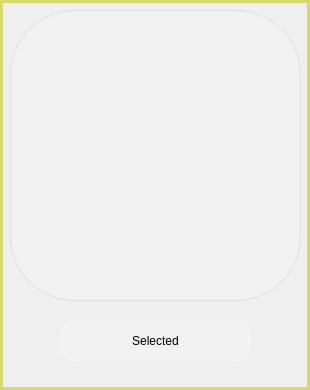
<?xml version="1.0" encoding="UTF-8"?>
<ui version="4.0">
 <class>richPeople</class>
 <widget class="QFrame" name="richPeople">
  <property name="geometry">
   <rect>
    <x>0</x>
    <y>0</y>
    <width>310</width>
    <height>390</height>
   </rect>
  </property>
  <property name="windowTitle">
   <string>Frame</string>
  </property>
  <property name="styleSheet">
   <string notr="true">#richPeople{
background-image: url(:/images/rule_background.png);
border:3px solid rgb(216, 216, 107)
}</string>
  </property>
  <property name="frameShape">
   <enum>QFrame::StyledPanel</enum>
  </property>
  <property name="frameShadow">
   <enum>QFrame::Raised</enum>
  </property>
  <widget class="QToolButton" name="toolButton">
   <property name="geometry">
    <rect>
     <x>60</x>
     <y>320</y>
     <width>191</width>
     <height>41</height>
    </rect>
   </property>
   <property name="styleSheet">
    <string notr="true">border-radius:15px;
background-color: rgba(255, 255, 254, 50);
font: italic 16pt &quot;Elephant&quot;;</string>
   </property>
   <property name="text">
    <string>Selected</string>
   </property>
  </widget>
  <widget class="QToolButton" name="rich">
   <property name="geometry">
    <rect>
     <x>10</x>
     <y>10</y>
     <width>291</width>
     <height>291</height>
    </rect>
   </property>
   <property name="styleSheet">
    <string notr="true">background-color: rgba(255, 255, 254, 30);
border-radius:65px;
border:1px solid rgb(223, 223, 223)</string>
   </property>
   <property name="text">
    <string/>
   </property>
  </widget>
 </widget>
 <resources/>
 <connections/>
</ui>
